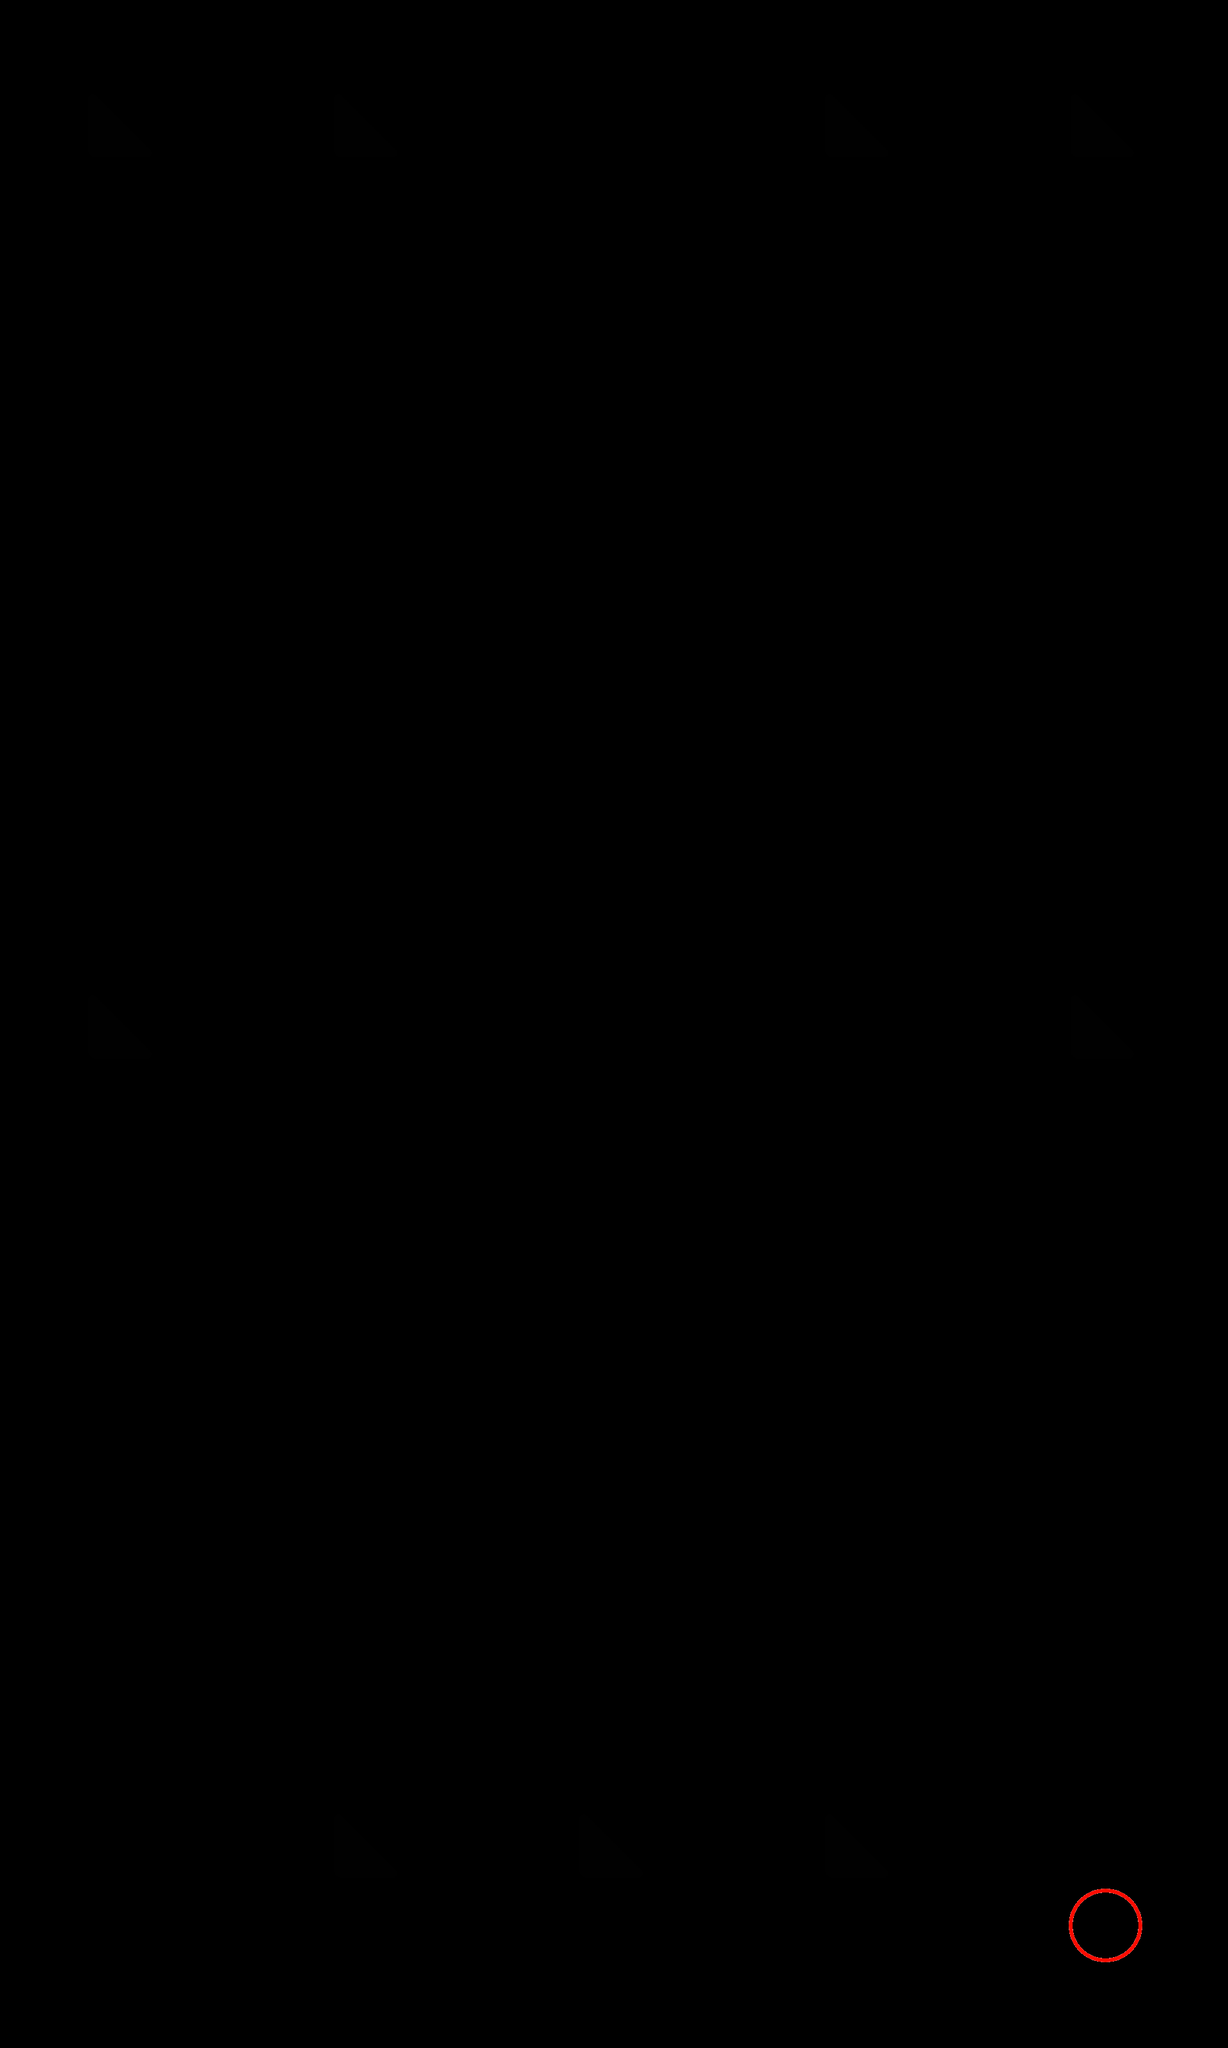

Below is a game level as drawn by its tile map, then a one-line description and the .tmx that defines it (tile-layer data replaced by summaries):
An orthogonal 15x25 tile map with 128x128 px tiles, 2 tile layers (tilelayer, settingslayer) and 12 objects.

<map version="1.0" tiledversion="1.0.2" orientation="orthogonal" renderorder="right-down" width="15" height="25" tilewidth="128" tileheight="128" nextobjectid="27">
 <tileset firstgid="1" source="untitled.tsx" />
 <layer name="tilelayer" width="15" height="25">
  <data>[375 cells, 12 non-empty, 4 distinct tile ids]</data>
 </layer>
 <layer name="settingslayer" width="15" height="25">
  <properties>
   <property name="ambientlight" type="float" value="0.95" />
   <property name="scale" type="float" value="2" />
  </properties>
  <data>[375 cells, 0 non-empty, 0 distinct tile ids]</data>
 </layer>
 <objectgroup name="mirrors">
  <object id="15" gid="2" x="1664" y="1664" width="128" height="128" />
  <object id="16" gid="2" x="1664" y="256" width="128" height="128" />
  <object id="17" gid="2" x="1280" y="256" width="128" height="128" />
  <object id="18" gid="2" x="1280" y="2944" width="128" height="128" />
  <object id="19" gid="2" x="896" y="2944" width="128" height="128" />
  <object id="20" gid="2" x="512" y="2944" width="128" height="128" />
  <object id="21" gid="2" x="512" y="256" width="128" height="128" />
  <object id="22" gid="2" x="128" y="256" width="128" height="128" />
  <object id="23" gid="2" x="128" y="1664" width="128" height="128" />
 </objectgroup>
 <objectgroup name="pelletends">
  <object id="26" gid="4" x="128" y="3072" width="128" height="128" />
 </objectgroup>
 <objectgroup name="pelletstarts">
  <object id="25" gid="3" x="1664" y="3072" width="128" height="128">
   <properties>
    <property name="firedirections" value="u" />
    <property name="initialdelay" type="float" value="1.5" />
    <property name="pelletpause" type="float" value="2" />
   </properties>
  </object>
 </objectgroup>
 <objectgroup name="trackpoints" />
 <objectgroup name="blocks">
  <object id="24" gid="1" x="896" y="1664" width="128" height="128" />
 </objectgroup>
 <objectgroup name="toggles" />
 <objectgroup name="wallportals" />
</map>
